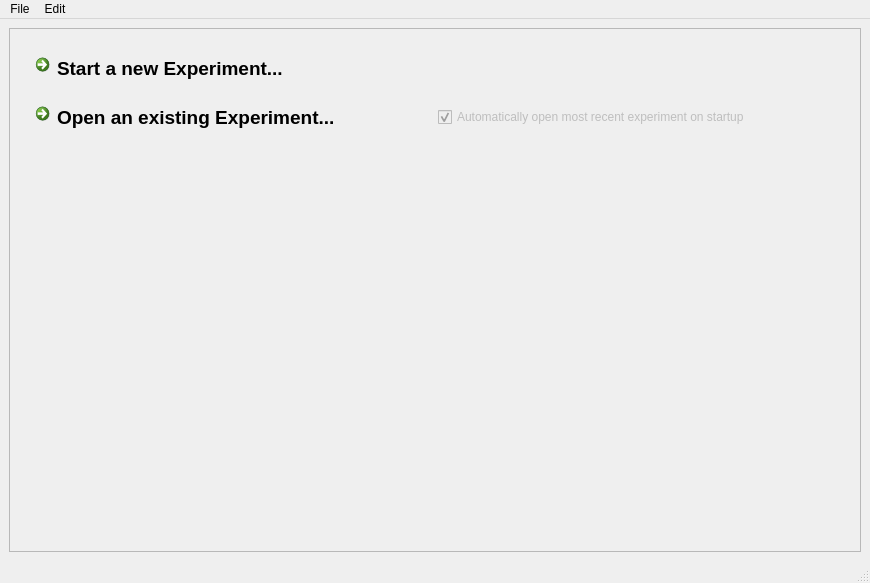
<?xml version="1.0" encoding="UTF-8"?>
<ui version="4.0">
 <class>QxrdWelcomeWindow</class>
 <widget class="QMainWindow" name="QxrdWelcomeWindow">
  <property name="geometry">
   <rect>
    <x>0</x>
    <y>0</y>
    <width>870</width>
    <height>583</height>
   </rect>
  </property>
  <property name="windowTitle">
   <string>QXRD Welcome</string>
  </property>
  <widget class="QWidget" name="centralwidget">
   <layout class="QGridLayout" name="gridLayout">
    <item row="0" column="0">
     <widget class="QScrollArea" name="scrollArea">
      <property name="widgetResizable">
       <bool>true</bool>
      </property>
      <widget class="QWidget" name="scrollAreaWidgetContents">
       <property name="geometry">
        <rect>
         <x>0</x>
         <y>0</y>
         <width>844</width>
         <height>514</height>
        </rect>
       </property>
       <layout class="QGridLayout" name="gridLayout_2">
        <item row="0" column="0">
         <widget class="QWidget" name="widget" native="true">
          <layout class="QGridLayout" name="m_GridLayout">
           <item row="2" column="0">
            <widget class="QCommandLinkButton" name="m_OpenExistingExperiment">
             <property name="font">
              <font>
               <pointsize>14</pointsize>
              </font>
             </property>
             <property name="text">
              <string>Open an existing Experiment...</string>
             </property>
             <property name="icon">
              <iconset resource="qxrdresources.qrc">
               <normaloff>:/images/fileopen.png</normaloff>:/images/fileopen.png</iconset>
             </property>
             <property name="iconSize">
              <size>
               <width>32</width>
               <height>32</height>
              </size>
             </property>
            </widget>
           </item>
           <item row="2" column="1">
            <widget class="QCheckBox" name="m_AutoOpenRecent">
             <property name="enabled">
              <bool>false</bool>
             </property>
             <property name="text">
              <string>Automatically open most recent experiment on startup</string>
             </property>
             <property name="checked">
              <bool>true</bool>
             </property>
            </widget>
           </item>
           <item row="1" column="0">
            <widget class="QCommandLinkButton" name="m_NewExperiment">
             <property name="font">
              <font>
               <pointsize>14</pointsize>
              </font>
             </property>
             <property name="text">
              <string>Start a new Experiment...</string>
             </property>
             <property name="icon">
              <iconset resource="qxrdresources.qrc">
               <normaloff>:/images/list-add.png</normaloff>:/images/list-add.png</iconset>
             </property>
             <property name="iconSize">
              <size>
               <width>32</width>
               <height>32</height>
              </size>
             </property>
            </widget>
           </item>
          </layout>
         </widget>
        </item>
        <item row="1" column="0">
         <spacer name="verticalSpacer">
          <property name="orientation">
           <enum>Qt::Vertical</enum>
          </property>
          <property name="sizeType">
           <enum>QSizePolicy::MinimumExpanding</enum>
          </property>
          <property name="sizeHint" stdset="0">
           <size>
            <width>20</width>
            <height>233</height>
           </size>
          </property>
         </spacer>
        </item>
       </layout>
      </widget>
     </widget>
    </item>
   </layout>
  </widget>
  <widget class="QMenuBar" name="menubar">
   <property name="geometry">
    <rect>
     <x>0</x>
     <y>0</y>
     <width>870</width>
     <height>22</height>
    </rect>
   </property>
   <widget class="QMenu" name="menuFile">
    <property name="title">
     <string>File</string>
    </property>
    <addaction name="m_ActionNewExperiment"/>
    <addaction name="separator"/>
    <addaction name="m_ActionOpenExperiment"/>
    <addaction name="separator"/>
    <addaction name="m_ActionEditApplicationPreferences"/>
    <addaction name="separator"/>
    <addaction name="m_ActionExitApplication"/>
   </widget>
   <widget class="QMenu" name="menuEdit">
    <property name="title">
     <string>Edit</string>
    </property>
   </widget>
   <addaction name="menuFile"/>
   <addaction name="menuEdit"/>
  </widget>
  <widget class="QStatusBar" name="statusbar"/>
  <action name="m_ActionOpenExperiment">
   <property name="text">
    <string>Open Experiment...</string>
   </property>
  </action>
  <action name="m_ActionEditApplicationPreferences">
   <property name="text">
    <string>Edit Application Preferences...</string>
   </property>
  </action>
  <action name="m_ActionExitApplication">
   <property name="text">
    <string>Exit Application</string>
   </property>
  </action>
  <action name="m_ActionNewExperiment">
   <property name="text">
    <string>New Experiment...</string>
   </property>
   <property name="toolTip">
    <string>New Experiment</string>
   </property>
  </action>
  <action name="m_ActionOpenRecentExperiment">
   <property name="text">
    <string>Open Recent Experiment</string>
   </property>
   <property name="toolTip">
    <string>Open Recent Experiment</string>
   </property>
  </action>
 </widget>
 <resources>
  <include location="qxrdresources.qrc"/>
 </resources>
 <connections/>
</ui>
